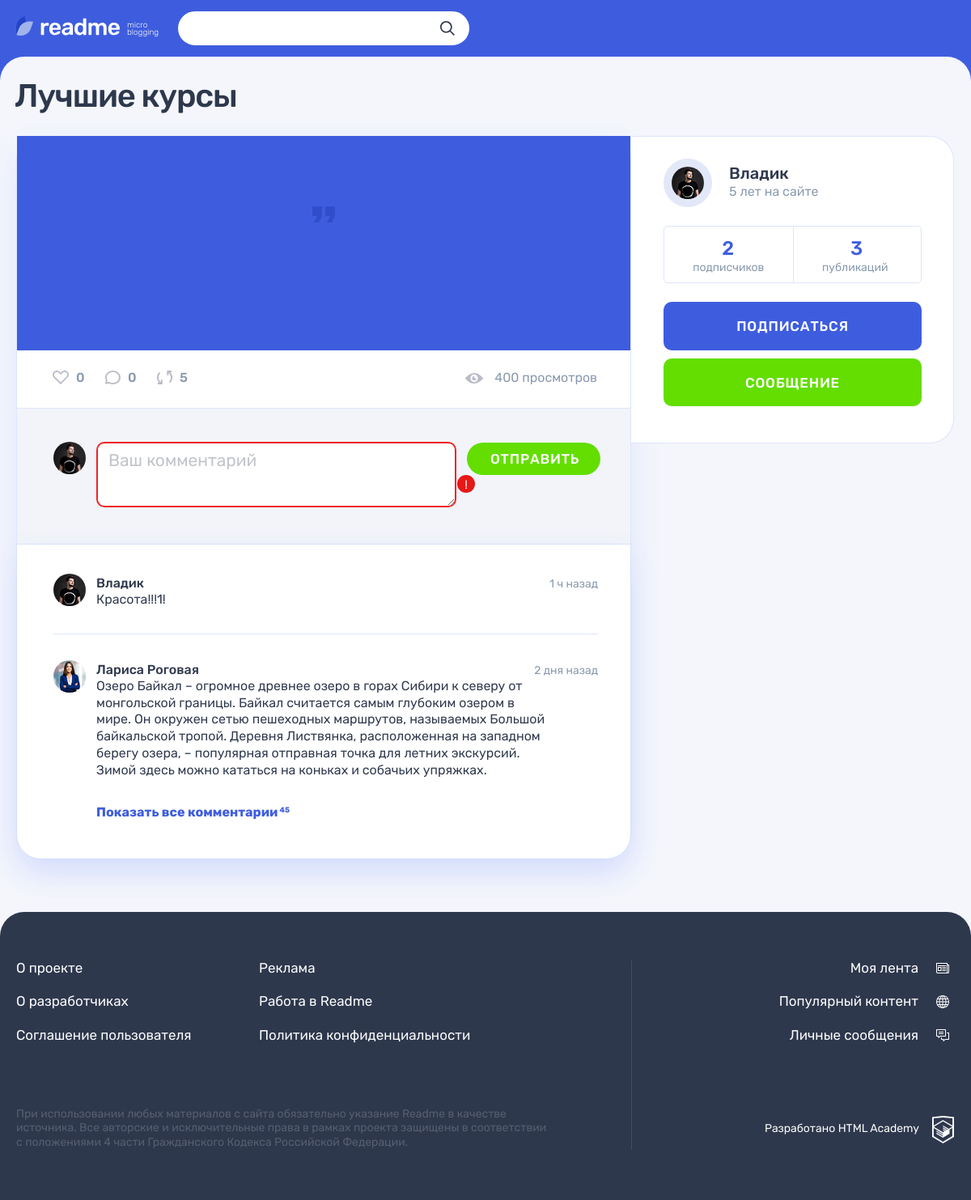
/post.php?post_id=5, run on the app's committed database.
### tables this page shows
CREATE TABLE posts(
    post_id INT UNSIGNED AUTO_INCREMENT PRIMARY KEY,
    date_of_publication TIMESTAMP DEFAULT CURRENT_TIMESTAMP,
    header TEXT,
    content LONGTEXT,
    quote_author VARCHAR(128),
    image LONGTEXT,
    video LONGTEXT,
    link LONGTEXT,
    views INT UNSIGNED DEFAULT 0,
    author_id INT UNSIGNED NOT NULL,
    FOREIGN KEY (author_id) REFERENCES users(id),
    content_type_id INT UNSIGNED NOT NULL,
    FOREIGN KEY (content_type_id) REFERENCES content_types(id)
    );

CREATE TABLE users(
    id INT UNSIGNED AUTO_INCREMENT PRIMARY KEY,
    created_at TIMESTAMP DEFAULT CURRENT_TIMESTAMP,
    email  VARCHAR(128) NOT NULL UNIQUE,
    login VARCHAR(128) NOT NULL UNIQUE,
    password VARCHAR(64) NOT NULL,
    avatar VARCHAR(256)
    );

### helpers.php (called while the page is built, shortened)
<?php
function include_template($name, array $data = [])
{
    $name = 'templates/' . $name;
    extract($data);
    require $name;
    $result = ob_get_clean();
    return $result;
}
function get_array_from_sql_query($connection, $sql_query){
    $query = mysqli_query($connection, $sql_query);
    return mysqli_fetch_all($query,MYSQLI_ASSOC);
}

### sql-queries.php (called while the page is built, shortened)
<?php
function get_post_id($link, $post_id)
{
    $sql = "SELECT p.*, ct.content_icon_name, u.avatar, u.login,
    IFNULL((SELECT COUNT(*) FROM likes l WHERE l.post_id = p.post_id), 0) AS likes_count,
    IFNULL((SELECT COUNT(*) FROM comments com WHERE com.post_id = p.post_id), 0) AS comments_count,
    IFNULL((SELECT COUNT(*) FROM subscriptions sub WHERE sub.subscription_user_id = p.author_id), 0) AS subscribers_count
    FROM posts p
    JOIN users u ON p.author_id = u.id
    JOIN content_types ct ON p.content_type_id = ct.id
    LEFT JOIN likes l ON l.post_id = p.post_id
    LEFT JOIN comments com ON com.post_id = p.post_id
    LEFT JOIN subscriptions sub ON sub.subscription_user_id = p.author_id
    WHERE p.post_id = $post_id
    GROUP BY l.post_id";
    $result = get_array_from_sql_query($link, $sql);
    return empty($result)? NULL : $result;
}
function get_user_posts_count($link, $user_id){
    $sql = "SELECT COUNT(*) AS posts_count FROM posts p
    WHERE p.author_id = $user_id";
    $result = get_array_from_sql_query($link, $sql);
    return empty($result) ? NULL : $result;
}

### templates/post/post-show.php (the view, shortened to what this page needs)
<main class="page__main page__main--publication">
  <div class="container">
    <h1 class="page__title page__title--publication"><?= $post['header'] ?></h1>
    <section class="post-details">
      <div class="post-details__wrapper post-photo">
        <div class="post-details__main-block post post--details">
          <?= $post_content; ?>
          <div class="post__indicators">
            <div class="post__buttons">
              <a class="post__indicator post__indicator--likes button" href="#" title="Лайк">
                <svg class="post__indicator-icon" width="20" height="17">
                  <use xlink:href="#icon-heart"></use>
                </svg>
                <span><?= $post['likes_count'] ?></span>
              </a>
              <a class="post__indicator post__indicator--comments button" href="#" title="Комментарии">
                <svg class="post__indicator-icon" width="19" height="17">
                  <use xlink:href="#icon-comment"></use>
                </svg>
                <span><?= $post['likes_count'] ?></span>
              </a>
              <a class="post__indicator post__indicator--repost button" href="#" title="Репост">
                <svg class="post__indicator-icon" width="19" height="17">
                  <use xlink:href="#icon-repost"></use>
                </svg>
                <span>5</span>
              </a>
            </div>
            <span class="post__view"><?= $post['views']?> просмотров</span>
          </div>
          <div class="comments">
            <form class="comments__form form" action="#" method="post">
              <div class="comments__my-avatar">
                <img class="comments__picture" src="img/userpic-medium.jpg" alt="Аватар пользователя">
              </div>
              <div class="form__input-section form__input-section--error">
                <textarea class="comments__textarea form__textarea form__input" placeholder="Ваш комментарий"></textarea>
                <button class="form__error-button button" type="button">!</button>
              </div>
              <button class="comments__submit button button--green" type="submit">Отправить</button>
            </form>
            <div class="comments__list-wrapper">
              <ul class="comments__list">
                <li class="comments__item user">
                  <div class="comments__avatar">
                    <a class="user__avatar-link" href="#">
                      <img class="comments__picture" src="img/<?= $post['avatar']?>" alt="Аватар пользователя">
                    </a>
                  </div>
                  <div class="comments__info">
                    <div class="comments__name-wrapper">
                      <a class="comments__user-name" href="#">
                        <span><?=$post['login'] ?></span>
                      </a>
                      <time class="comments__time" datetime="2019-03-20">1 ч назад</time>
                    </div>
                    <p class="comments__text">
Красота!!!1!
                    </p>
                  </div>
                </li>
                <li class="comments__item user">
                  <div class="comments__avatar">
                    <a class="user__avatar-link" href="#">
                      <img class="comments__picture" src="img/userpic-larisa.jpg" alt="Аватар пользователя">
                    </a>
                  </div>
                  <div class="comments__info">
                    <div class="comments__name-wrapper">
                      <a class="comments__user-name" href="#">
                        <span>Лариса Роговая</span>
                      </a>
                      <time class="comments__time" datetime="2019-03-18">2 дня назад</time>
                    </div>
                    <p class="comments__text">
Озеро Байкал – огромное древнее озеро в горах Сибири к северу от монгольской границы. Байкал считается самым глубоким озером в мире. Он окружен сетью пешеходных маршрутов, называемых Большой байкальской тропой. Деревня Листвянка, расположенная на западном берегу озера, – популярная отправная точка для летних экскурсий. Зимой здесь можно кататься на коньках и собачьих упряжках.
                    </p>
                  </div>
                </li>
              </ul>
              <a class="comments__more-link" href="#">
                <span>Показать все комментарии</span>
                <sup class="comments__amount">45</sup>
              </a>
            </div>
          </div>
        </div>
        <div class="post-details__user user">
          <div class="post-details__user-info user__info">
            <div class="post-details__avatar user__avatar">
              <a class="post-details__avatar-link user__avatar-link" href="#">
                <img class="post-details__picture user__picture" src="img/<?=$post['avatar'] ?>" alt="Аватар пользователя">
              </a>
            </div>
            <div class="post-details__name-wrapper user__name-wrapper">
              <a class="post-details__name user__name" href="#">
                <span><?=$post['login'] ?></span>
              </a>
              <time class="post-details__time user__time" datetime="2014-03-20">5 лет на сайте</time>
            </div>
          </div>
          <div class="post-details__rating user__rating">
            <p class="post-details__rating-item user__rating-item user__rating-item--subscribers">
              <span class="post-details__rating-amount user__rating-amount"><?= $post['subscribers_count'] ?></span>
              <span class="post-details__rating-text user__rating-text">подписчиков</span>
            </p>
            <p class="post-details__rating-item user__rating-item user__rating-item--publications">
              <span class="post-details__rating-amount user__rating-amount"><?= $user_posts_count['posts_count'] ?></span>
              <span class="post-details__rating-text user__rating-text">публикаций</span>
            </p>
          </div>
          <div class="post-details__user-buttons user__buttons">
            <button class="user__button user__button--subscription button button--main" type="button">Подписаться</button>
            <a class="user__button user__button--writing button button--green" href="#">Сообщение</a>
          </div>
        </div>
      </div>
    </section>
  </div>
</main>

### data on the page
posts: header "Лучшие курсы", views "400", author.avatar (picture), author.login "Владик"

### other printed values
$post['likes_count'] "0"
$post['subscribers_count'] "2"
$user_posts_count['posts_count'] "3"
